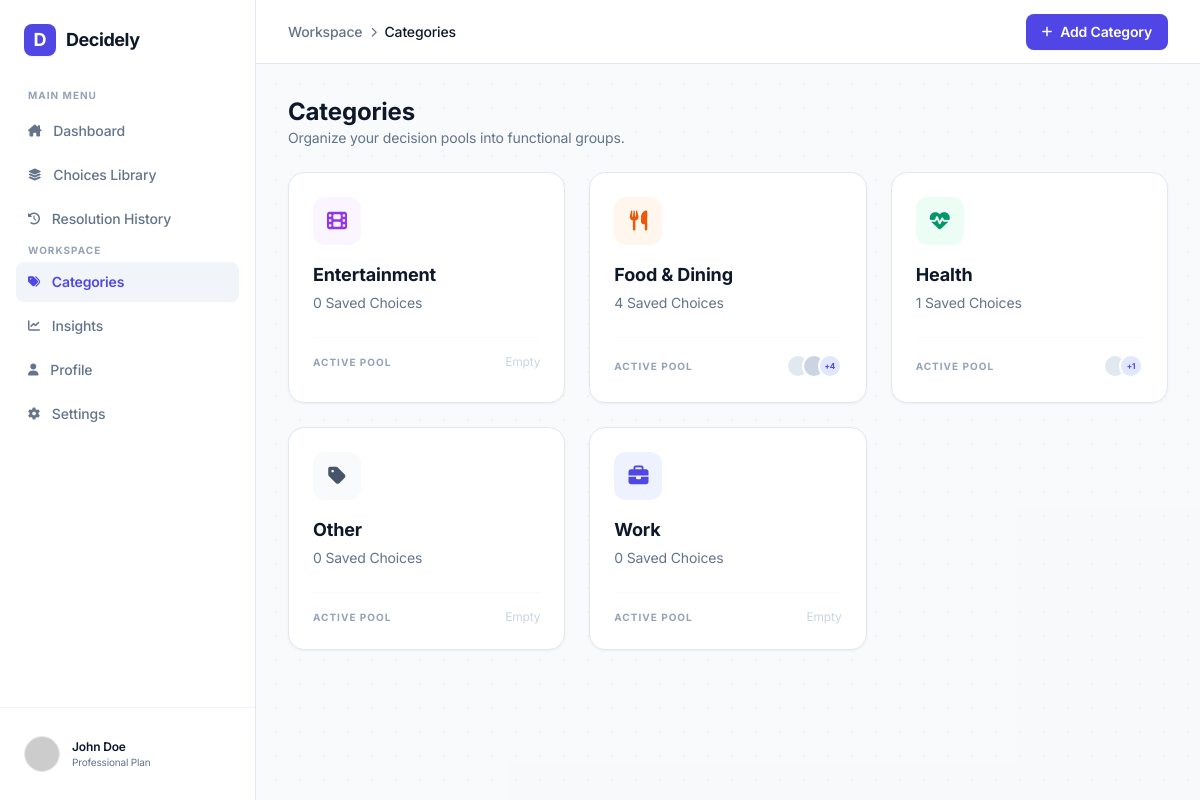
Page /categories/ on the committed database.
### core/models.py (models this page shows, shortened)
class Category(models.Model):
    name = models.CharField(max_length=100, unique=True)
    class Meta:
        verbose_name_plural = "Categories"

### core/views.py (the view)
# urls.py: path('categories/', views.categories, name='categories'),
def categories(request):
    categories_list = Category.objects.annotate(choice_count=Count('choices')).order_by('name')
    return render(request, 'categories.html', {'categories': categories_list})

### core/context_processors.py (called while the page is built)
def global_settings(request):
    settings, _ = Settings.objects.get_or_create(pk=1)
    return {'app_settings': settings}

### templates/categories.html (shortened to what this page needs)
{% extends 'base.html' %}
{% load static %}
{% block active_categories %}active{% endblock %}
{% block content %}
<header class="h-16 bg-white border-b border-slate-200 flex items-center justify-between px-8 sticky top-0 z-10">
    <div class="flex items-center gap-2 text-sm text-slate-500 font-medium">
        <span>Workspace</span>
        <i class="fa-solid fa-chevron-right text-[10px]"></i>
        <span class="text-slate-900">Categories</span>
    </div>
    <div class="flex items-center gap-4">
        <button onclick="toggleModal(true)" class="bg-indigo-600 hover:bg-indigo-700 text-white px-4 py-2 rounded-lg text-sm font-semibold transition-all shadow-sm flex items-center gap-2">
            <i class="fa-solid fa-plus text-xs"></i>
            Add Category
        </button>
    </div>
</header>
<div class="p-8 max-w-7xl mx-auto space-y-6">
    <div>
        <h1 class="text-2xl font-bold text-slate-900">Categories</h1>
        <p class="text-slate-500 text-sm">Organize your decision pools into functional groups.</p>
    </div>
    <div class="grid grid-cols-1 md:grid-cols-2 lg:grid-cols-3 gap-6" id="categoryGrid">
        {% for category in categories %}
        <div class="pro-card rounded-2xl p-6 group" data-category-id="{{ category.id }}">
            <div class="flex justify-between items-start mb-4">
                {% if "food" in category.name.lower or "dining" in category.name.lower or "eat" in category.name.lower or "rest" in category.name.lower %}
                <div class="w-12 h-12 bg-orange-50 text-orange-600 rounded-xl flex items-center justify-center text-xl dark:bg-orange-950/20 dark:text-orange-400">
                    <i class="fa-solid fa-utensils"></i>
                </div>
                {% elif "study" in category.name.lower or "book" in category.name.lower or "learn" in category.name.lower %}
                <div class="w-12 h-12 bg-blue-50 text-blue-600 rounded-xl flex items-center justify-center text-xl dark:bg-blue-950/20 dark:text-blue-400">
                    <i class="fa-solid fa-book-open"></i>
                </div>
                {% elif "health" in category.name.lower or "fit" in category.name.lower or "heart" in category.name.lower or "pulse" in category.name.lower or "exercise" in category.name.lower %}
                <div class="w-12 h-12 bg-emerald-50 text-emerald-600 rounded-xl flex items-center justify-center text-xl dark:bg-emerald-950/20 dark:text-emerald-400">
                    <i class="fa-solid fa-heart-pulse"></i>
                </div>
                {% elif "entertainment" in category.name.lower or "movie" in category.name.lower or "film" in category.name.lower or "play" in category.name.lower or "game" in category.name.lower or "fun" in category.name.lower %}
                <div class="w-12 h-12 bg-purple-50 text-purple-600 rounded-xl flex items-center justify-center text-xl dark:bg-purple-950/20 dark:text-purple-400">
                    <i class="fa-solid fa-film"></i>
                </div>
                {% elif "work" in category.name.lower or "job" in category.name.lower or "career" in category.name.lower or "professional" in category.name.lower or "code" in category.name.lower %}
                <div class="w-12 h-12 bg-indigo-50 text-indigo-600 rounded-xl flex items-center justify-center text-xl dark:bg-indigo-950/20 dark:text-indigo-400">
                    <i class="fa-solid fa-briefcase"></i>
                </div>
                {% else %}
                <div class="w-12 h-12 bg-slate-50 text-slate-600 rounded-xl flex items-center justify-center text-xl dark:bg-slate-800/20 dark:text-slate-400">
                    <i class="fa-solid fa-tag"></i>
                </div>
                {% endif %}
            </div>
            <h3 class="font-bold text-slate-900 text-lg dark:text-white">{{ category.name }}</h3>
            <p class="text-slate-500 text-sm mt-1 dark:text-slate-400">{{ category.choice_count }} Saved Choices</p>
            <div class="mt-6 pt-4 border-t border-slate-50 dark:border-slate-800 flex items-center justify-between">
                <span class="text-[10px] font-bold text-slate-400 uppercase tracking-widest dark:text-slate-500">Active Pool</span>
                <div class="flex -space-x-2">
                    {% if category.choice_count > 0 %}
                    <div class="w-6 h-6 rounded-full border-2 border-white bg-slate-200 dark:border-slate-900"></div>
                    {% if category.choice_count > 1 %}
                    <div class="w-6 h-6 rounded-full border-2 border-white bg-slate-300 dark:border-slate-900"></div>
                    {% endif %}
                    <div class="w-6 h-6 rounded-full border-2 border-white bg-indigo-100 text-[8px] flex items-center justify-center font-bold text-indigo-600 dark:border-slate-900 dark:bg-indigo-950/40 dark:text-indigo-400">+{{ category.choice_count }}</div>
                    {% else %}
                    <span class="text-xs text-slate-300 dark:text-slate-600">Empty</span>
                    {% endif %}
                </div>
            </div>
        </div>
        {% empty %}
        <div class="col-span-full py-12 text-center text-slate-500 dark:text-slate-400">
            <i class="fa-solid fa-folder-open text-4xl mb-3 text-slate-300 dark:text-slate-700"></i>
            <p class="font-medium">No Categories Found</p>
            <p class="text-xs mt-1">Click "Add Category" above to create one.</p>
        </div>
        {% endfor %}
    </div>
</div>
{% endblock %}

### static/css/global.css (style rules this page uses)
:root { --bg-main: #F8FAFC; --sidebar-bg: #FFFFFF; --accent-primary: #4F46E5; --text-main: #1E293B; --text-muted: #64748B; --border-subtle: #E2E8F0; }
body { font-family: 'Inter', sans-serif; background-color: var(--bg-main); color: var(--text-main); letter-spacing: -0.01em; }
.pro-card { background: var(--sidebar-bg); border: 1px solid var(--border-subtle); box-shadow: 0 1px 3px 0 rgb(0 0 0 / 0.05); transition: transform 0.2s cubic-bezier(0.4, 0, 0.2, 1), box-shadow 0.2s ease; }

### rows in the picture
Category: name "Entertainment", choice_count "0", shows "Empty"
Category: name "Food & Dining", choice_count "4"
Category: name "Health", choice_count "1"
Category: name "Other", choice_count "0", shows "Empty"
Category: name "Work", choice_count "0", shows "Empty"
